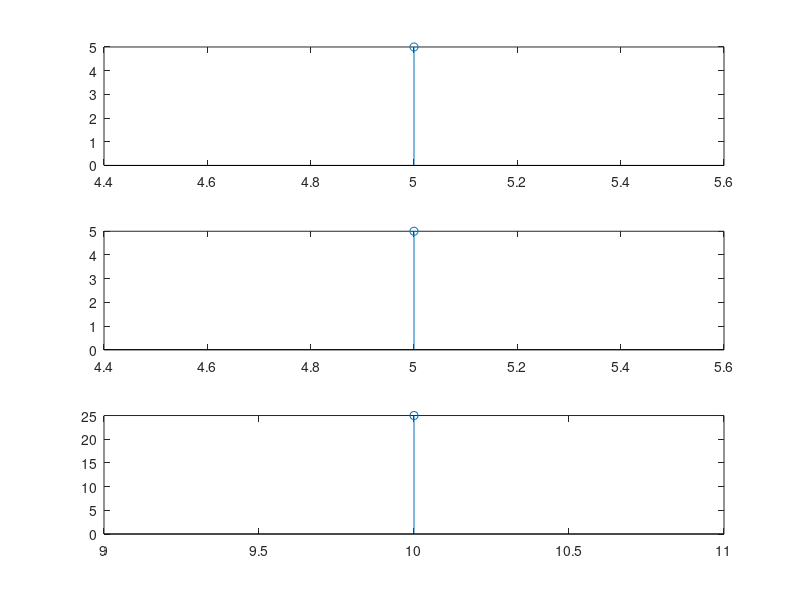

Recreate this plot in MATLAB.
x=input('enter the sequene x');
h=input('enter the sequene h');
sx=input('enter starting point of x');
sh=input('enter starting point of h');
sy=sx+sh;
 
lx=length(x); 
lh=length(h); 
 
ky=sy:((lx+lh-1)+sy-1);
 
if lx>lh 
h=[h zeros(1,lx-lh)]; 
else 
x=[x zeros(1,lh-lx)]; 
end 
 
y=zeros(1,lx+lh-1); 
x=fliplr(x); 
 
for i=1:length(y)
    
if i<=length(x) 
y(i)=sum(x(1,length(x)-i+1:length(x)).*h(1,1:i)); 
else 
j=i-length(x); 
y(i)=sum(x(1,1:length(x)-j).*h(1,j+1:length(h))); 
end 
 
end
lx=length(x); 
lh=length(h); 
 
kx=sx:(lx+sx-1);
kh=sh:(lh+sh-1);
 
 subplot(3,1,1)
stem(kx,x)
subplot(3,1,2)
stem(kh,h)
subplot(3,1,3)
stem(ky,y);